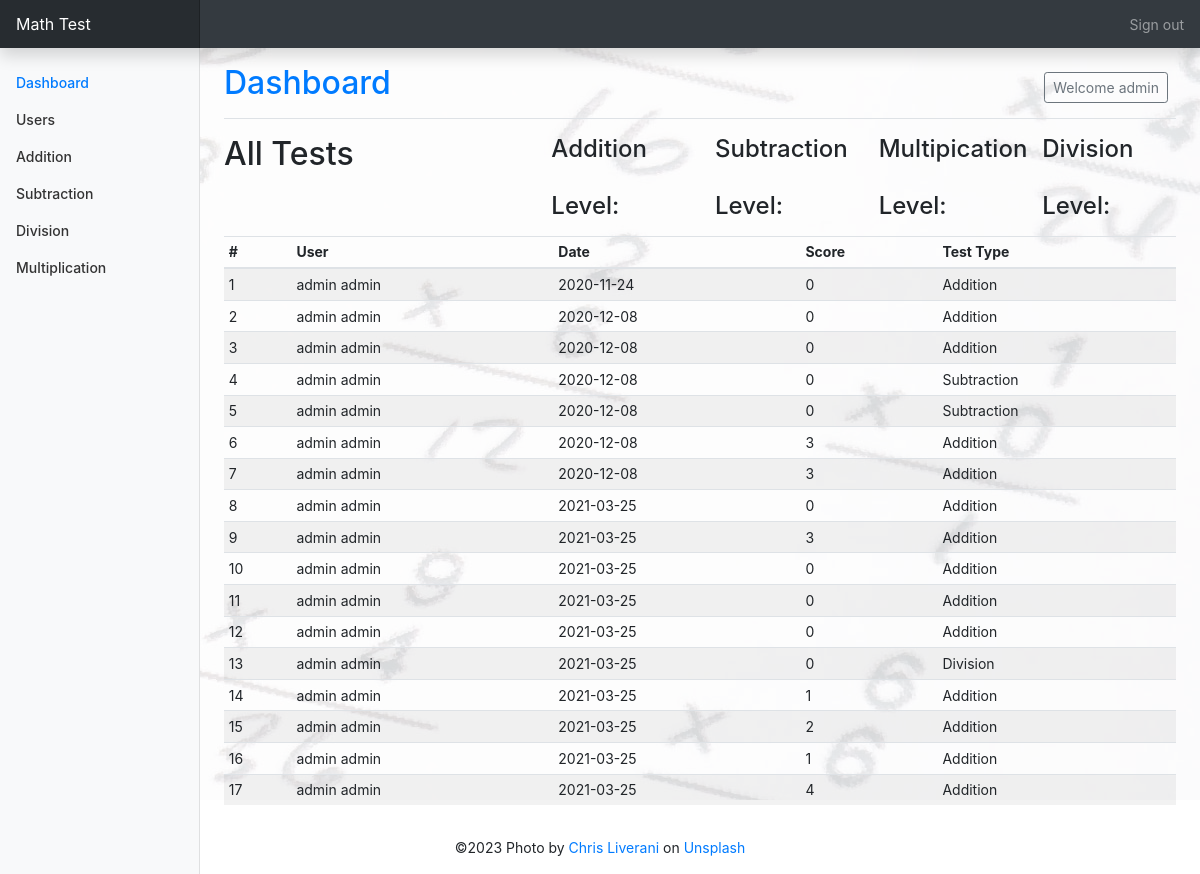
The app's page /public/index.php (signed in), older data.
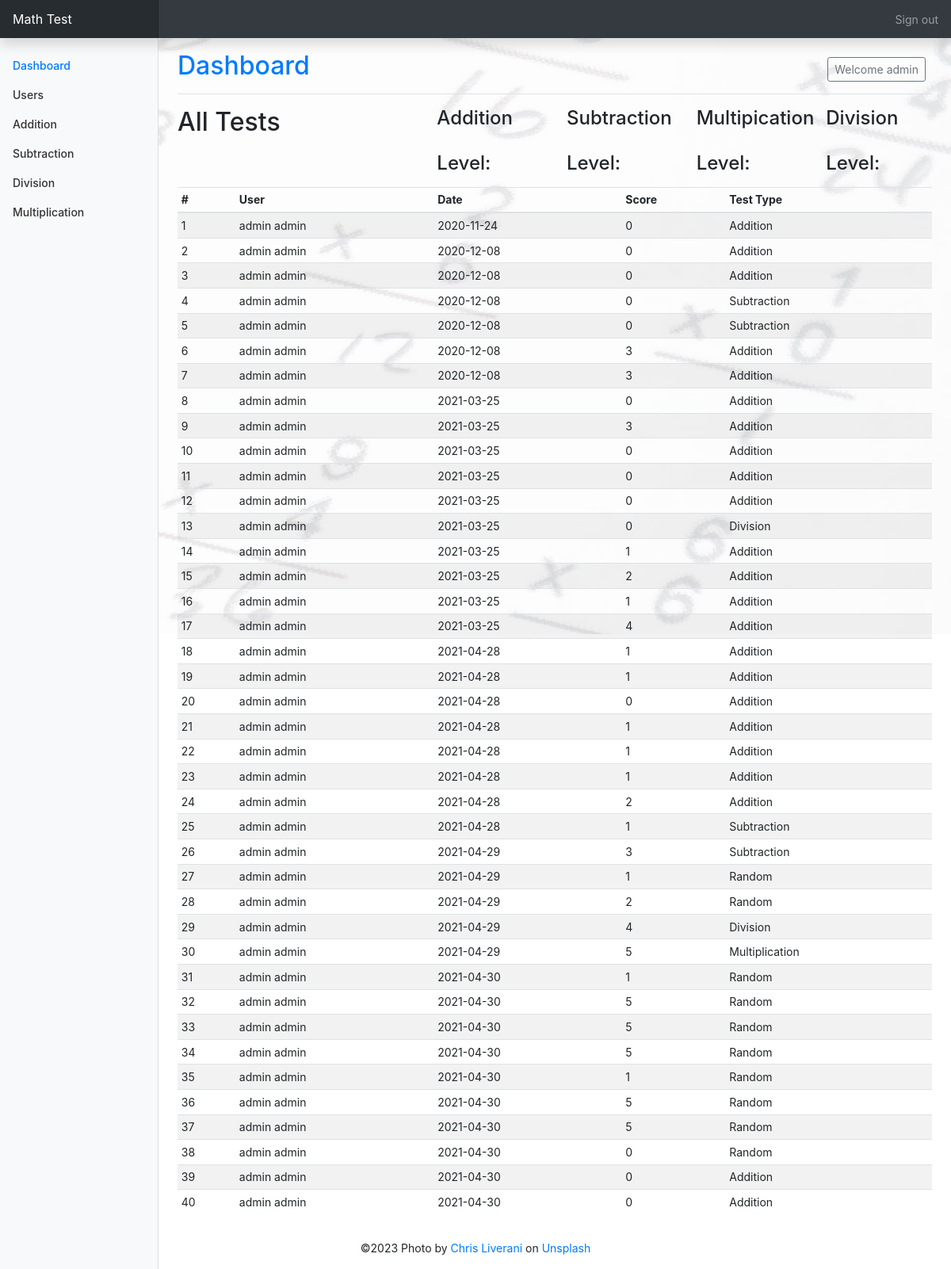
The same page, newer data.
### tables this page shows
CREATE TABLE `tests` (
  `id` int(4) NOT NULL,
  `score` int(2) NOT NULL,
  `user_id` int(4) NOT NULL,
  `date` date NOT NULL DEFAULT current_timestamp(),
  `test_type` int(10) NOT NULL
);

CREATE TABLE `users` (
  `id` int(4) NOT NULL,
  `email` varchar(50) NOT NULL,
  `pass` varchar(50) NOT NULL,
  `user_type` tinyint(1) NOT NULL,
  `first_name` varchar(25) NOT NULL,
  `last_name` varchar(25) NOT NULL,
  `user_level` int(1) NOT NULL DEFAULT 1
);

### private/functions.php (called while the page is built, shortened)
<?php
function url_for ($path) {
    if ($path[0] !== '/') {
        $path = '/' . $path;
    }
    return WWW_ROOT . $path;
}
?>

### private/query_functions.php (called while the page is built, shortened)
<?php
function get_user_by_id ($conn, $id) {
    $sql = "SELECT * FROM users WHERE id='$id';";
    $result = mysqli_query($conn, $sql);
    $test = mysqli_fetch_assoc($result);
    return $test;
}
function get_all_tests ($conn) {
    $sql = "SELECT * FROM tests ";
    $sql .= "ORDER BY id ASC;";
    $result = mysqli_query($conn, $sql);
    return $result;
}
?>

### public/index.php (the view, shortened to what this page needs)
<?php
require_once('../private/initialize.php');
include(SHARED_PATH . '/header.php');
include(SHARED_PATH . '/sidebar.php');
$user = get_user_by_id($db, $_SESSION['user_id']);
if ($_SESSION['user_type'] == 'admin') {
    $test_set = get_all_tests($db);
}
else {
    $test_set = get_test_by_criteria($db,'user_id',  $_SESSION['user_id']);
}
?>
            <main role="main" class="col-md-9 ml-sm-auto col-lg-10 px-md-4">
            <div class="d-flex justify-content-between flex-wrap flex-md-nowrap align-items-center pt-3 pb-2 mb-3 border-bottom">
                <h1 class="h2 text-primary">Dashboard</h1>
                <div class="btn-toolbar mb-2 mb-md-0">
                    <div class="btn-group mr-2">
                        <button type="button" class="btn btn-sm btn-outline-secondary">Welcome <?php echo $_SESSION['name']; ?></button>
                    </div>
                </div>
            </div>
            <?php
            $test_array = [
                "Addition",
                "Subtraction",
                "Multiplication",
                "Division",
                "Random"
            ];
            ?>
            <div class="row">
            <div class="col-md-4">
                <h2>All Tests</h2>
            </div>
            <div class="col-md-2">
                <h4>Addition Level: <span class="sign"><?php echo $_SESSION['add_level'];?></span></h4>
            </div>
            <div class="col-md-2">
                <h4>Subtraction Level: <span class="sign"><?php echo $_SESSION['sub_level'];?></span></h4>
            </div>
            <div class="col-md-2">
                <h4>Multipication Level: <span class="sign"><?php echo $_SESSION['mult_level'];?></span></h4>
            </div>
            <div class="col-md-2">
                <h4>Division Level: <span class="sign"><?php echo $_SESSION['div_level'];?></span></h4>
            </div>
            </div>
            <div class="table-responsive">
                <table class="table table-striped table-sm">
                <thead>
                    <tr>
                        <th>#</th>
                        <th>User</th>
                        <th>Date</th>
                        <th>Score</th>
                        <th>Test Type</th>
                    </tr>
                </thead>
                <tbody>
                <?php
                    while($rows = mysqli_fetch_assoc($test_set)) { ?>
                        <tr>
                            <td><?php echo $rows['id'];?></td>
                            <td><?php echo $user['first_name']. ' '. $user['last_name'] ;?></td>
                            <td><?php echo $rows['date'];?></td>
                            <td><?php echo $rows['score'];?></td>
                            <td><?php echo $test_array[$rows['test_type'] - 1];?></td>
                        </tr>
                    <?php }
                ?>
                </tbody>
                </table>
            </div>
        </main>
        </div>
        </div>
<?php include(SHARED_PATH . '/footer.php');?>

### private/shared/header.php (shortened to what this page needs)
<!DOCTYPE html>
<html lang="en">
<head>
    <link rel="stylesheet" href="<?php echo url_for('css/bootstrap.min.css');?>">
    <link rel="stylesheet" href="<?php echo url_for('css/dashboard.css');?>">
    <link rel="stylesheet" href="<?php echo url_for('css/style.css');?>">
</head>
<body>

### private/shared/sidebar.php (shortened to what this page needs)
<nav class="navbar navbar-dark sticky-top bg-dark flex-md-nowrap p-0 shadow">
        <a class="navbar-brand col-md-3 col-lg-2 mr-0 px-3" href="#">Math Test</a>
        <ul class="navbar-nav list-group px-3 list-group-horizontal">
            <li class="nav-item text-nowrap">
            <a class="nav-link" href="<?php echo url_for('/logout.php');?>">Sign out</a>
            </li>
        </ul>
        </nav>
        <div class="container-fluid">
        <div class="row">
            <nav id="sidebarMenu" class="col-md-3 col-lg-2 d-md-block bg-light sidebar collapse">
            <div class="sidebar-sticky pt-3">
                <ul class="nav flex-column">
                <li class="nav-item">
                    <a class="nav-link active" href="<?php echo url_for('/index.php');?>">
                    Dashboard <span class="sr-only">(current)</span>
                    </a>
                </li>
                <?php if($_SESSION['user_type'] == 'admin') {?>
                <li class="nav-item">
                    <a class="nav-link" href="<?php echo url_for('/users.php');?>">
                    Users
                    </a>
                </li>
                <?php }?>
                <li class="nav-item">
                    <a class="nav-link" href="<?php echo url_for('/addition.php');?>">
                    Addition
                    </a>
                </li>
                <li class="nav-item">
                    <a class="nav-link" href="<?php echo url_for('/subtraction.php');?>">
                    Subtraction
                    </a>
                </li>
                <li class="nav-item">
                    <a class="nav-link" href="<?php echo url_for('/division.php');?>">
                    Division
                    </a>
                </li>
                <li class="nav-item">
                    <a class="nav-link" href="<?php echo url_for('/multiplication.php');?>">
                    Multiplication
                    </a>
                </li>
                </ul>
            </div>
            </nav>

### private/shared/footer.php (shortened to what this page needs)
<footer class="footer mt-auto py-3 text-center">
        &copy;<?php echo date('Y');?>
        <span>Photo by <a href="https://unsplash.com/@chrisliverani?utm_source=unsplash&amp;utm_medium=referral&amp;utm_content=creditCopyText">Chris Liverani</a> on <a href="https://unsplash.com/s/photos/math?utm_source=unsplash&amp;utm_medium=referral&amp;utm_content=creditCopyText">Unsplash</a></span>
    </footer>
</body>
</html>

### public/css/dashboard.css (style rules this page uses)
body { font-size: .875rem; }
.sidebar { position: fixed; top: 0; bottom: 0; left: 0; z-index: 100; padding: 48px 0 0; box-shadow: inset -1px 0 0 rgba(0, 0, 0, .1); }
.sidebar-sticky { position: relative; top: 0; height: calc(100vh - 48px); padding-top: .5rem; overflow-x: hidden; overflow-y: auto; }
.sidebar .nav-link { font-weight: 500; color: #333; }
.sidebar .nav-link.active { color: #007bff; }
.navbar-brand { padding-top: .75rem; padding-bottom: .75rem; font-size: 1rem; background-color: rgba(0, 0, 0, .25); box-shadow: inset -1px 0 0 rgba(0, 0, 0, .25); }

### public/css/style.css (style rules this page uses)
body { height: 100vh; display: block; position: relative; }
body::after { content: ""; background: url('../img/chris-liverani-ViEBSoZH6M4-unsplash.jpg'); opacity: 0.1; top: 0; left: 0; bottom: 0; right: 0; position: absolute; z-index: -1; }

Row changes from the older to the newer data that the page shows:
added tests: id "18", date "2021-04-28", score "1", test_type "Addition"
now on this page (row unchanged): users: first_name "admin", last_name "admin"
added tests: id "19", date "2021-04-28", score "1", test_type "Addition"
added tests: id "20", date "2021-04-28", score "0", test_type "Addition"
added tests: id "21", date "2021-04-28", score "1", test_type "Addition"
added tests: id "22", date "2021-04-28", score "1", test_type "Addition"
added tests: id "23", date "2021-04-28", score "1", test_type "Addition"
added tests: id "24", date "2021-04-28", score "2", test_type "Addition"
added tests: id "25", user.first_name "admin", user.last_name "admin", date "2021-04-28", score "1", test_type "Subtraction"
added tests: id "26", date "2021-04-29", score "3", test_type "Subtraction"
added tests: id "27", date "2021-04-29", score "1", test_type "Random"
added tests: id "28", date "2021-04-29", score "2", test_type "Random"
added tests: id "29", date "2021-04-29", score "4", test_type "Division"
added tests: id "30", date "2021-04-29", score "5", test_type "Multiplication"
added tests: id "31", date "2021-04-30", score "1", test_type "Random"
added tests: id "32", date "2021-04-30", score "5", test_type "Random"
added tests: id "33", date "2021-04-30", score "5", test_type "Random"
added tests: id "34", date "2021-04-30", score "5", test_type "Random"
added tests: id "35", date "2021-04-30", score "1", test_type "Random"
added tests: id "36", date "2021-04-30", score "5", test_type "Random"
added tests: id "37", date "2021-04-30", score "5", test_type "Random"
added tests: id "38", date "2021-04-30", score "0", test_type "Random"
added tests: id "39", date "2021-04-30", score "0", test_type "Addition"
added tests: id "40", date "2021-04-30", score "0", test_type "Addition"
